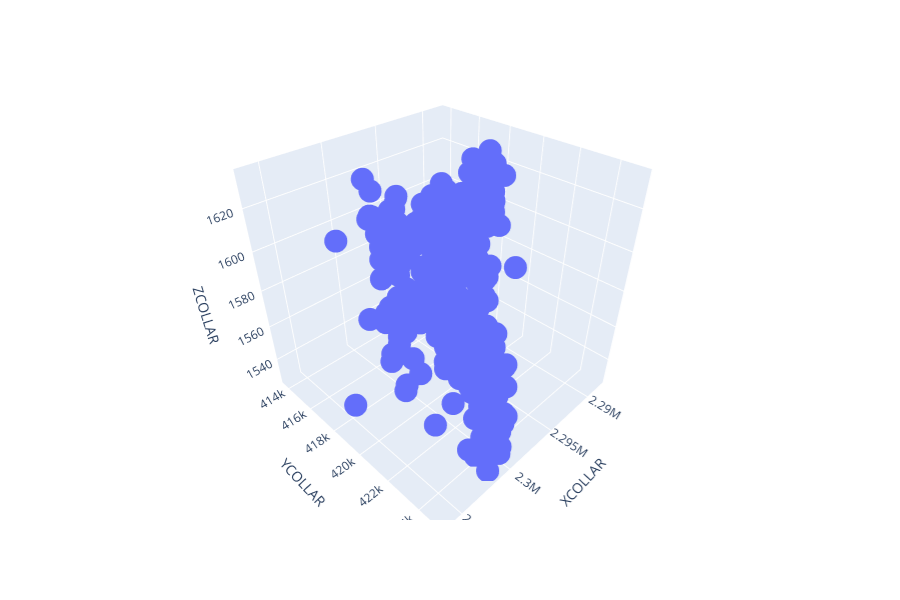

Source (notebook cell):
### Code cell
fig = px.scatter_3d(babbitt_data['collar'], x='XCOLLAR', 
                    y='YCOLLAR', z='ZCOLLAR')
fig.show()

### Figure 1 — Plotly figure (JSON) as saved in the notebook; plotly's stock layout.template omitted (floating-point values rounded to 4 significant figures; data arrays with more than 128 entries replaced by an {"elided": "..."} marker saying what was removed)
{"data": [{"hoverlabel": {"namelength": 0}, "hovertemplate": "XCOLLAR=%{x}<br>YCOLLAR=%{y}<br>ZCOLLAR=%{z}", "legendgroup": "", "marker": {"color": "#636efa", "symbol": "circle"}, "mode": "markers", "name": "", "scene": "scene", "showlegend": false, "type": "scatter3d", "x": {"elided": "399 float values"}, "y": {"elided": "399 float values"}, "z": {"elided": "399 float values"}}], "layout": {"height": 600, "legend": {"tracegroupgap": 0}, "margin": {"t": 60}, "scene": {"domain": {"x": [0, 0.98], "y": [0, 1]}, "xaxis": {"title": {"text": "XCOLLAR"}}, "yaxis": {"title": {"text": "YCOLLAR"}}, "zaxis": {"title": {"text": "ZCOLLAR"}}}}}
